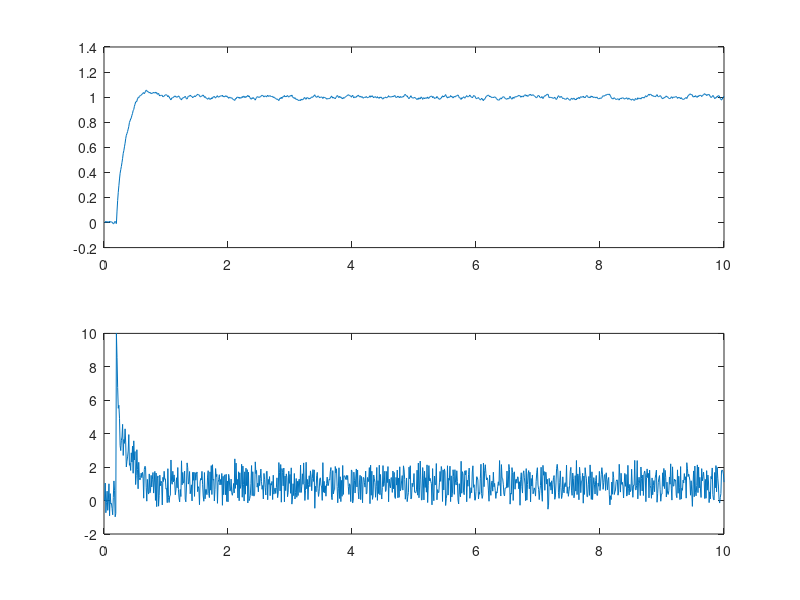
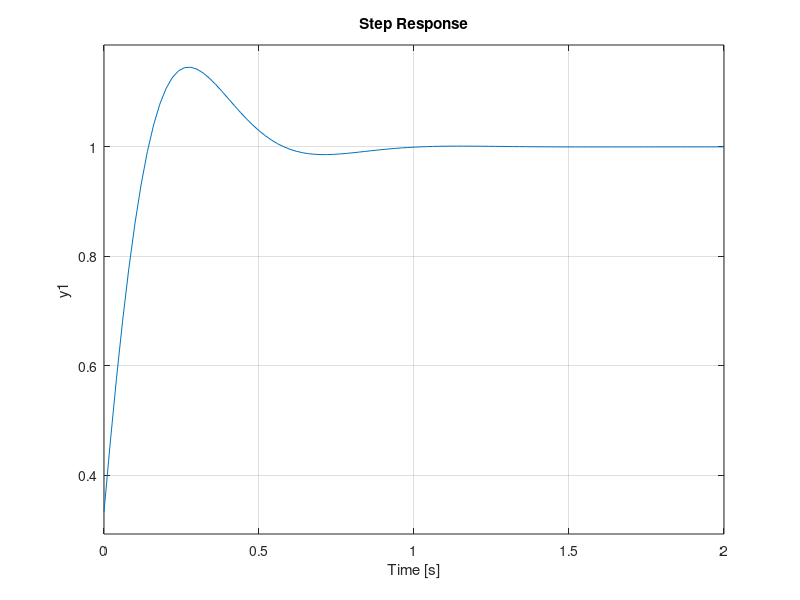

MATLAB code for these plots, in order:

1;

function saturated_output = saturate_output(unsaturated_output)
  saturated_output = max(-10, min(unsaturated_output, 10));
endfunction

function output = anti_windup(saturated_output, proportional_output, derivative_output, ki)
  if ki != 0
      output = (saturated_output - proportional_output - derivative_output) / ki;
  else
      output = 0; % Avoid division by zero
  endif
endfunction

deltaT = 0.01;
time_constant = 1;
cl_time_constant = 0.2
time_constant_tustin = 0.07;

x = 0;
u = 0;

reference = 0;

Kp = 15.0;
Ki = 120.0;
Kd = 0.5;

C = pid(Kp, Ki, Kd);

integral_error = 0;
previous_error = 0;
previous_derivative = 0;

length = 1000;

new_output = 0.0;
previous_input = 0.0;
input = 0.0;
previous_output = 0.0;

G = tf(1, [time_constant, 1]);

CL = feedback(G*C, 1)

for i = 2:length
    x(i) = exp(-deltaT/time_constant)*x(i-1) + (1-exp(-deltaT/time_constant))*u(i-1);

    if i == 20
      reference = 1;
    endif

    measurement = x(i);

    error = reference + (rand(1) - 0.5)*0.1 - measurement;

    % Integral state using Tustin transform
    integral_error += deltaT/2.0*(error + previous_error);

    % Derivative termin using Tustin transform
    derivative = 2.0/deltaT*(error - previous_error) - previous_derivative

    % Tustin filter
    unscalled_output = derivative + previous_derivative + (2.0*time_constant_tustin/deltaT - 1.0)*previous_output;
    new_output(i) = (1.0/(1.0 + 2.0*time_constant_tustin/deltaT))*unscalled_output;
    previous_input = input;
    previous_output = new_output(i);

    % Compute controller compontents
    proportional_output = Kp*error;
    integral_output = Ki*integral_error;
    derivative_output = Kd*new_output(i);
    unsaturated_output = proportional_output + integral_output + derivative_output;

    % Saturate output
    u(i) = saturate_output(unsaturated_output);
    u(i);

    % Anti-windup: Adjust integral term if output is saturated
    if (u(i) != unsaturated_output)
        integral_error = anti_windup(u(i), proportional_output, derivative_output, Ki);
    endif

    previous_error = error;
    previous_derivative = derivative;

end
figure(1)
subplot(2,1,1)
plot((1:length)*deltaT,x)
subplot(2,1,2)
plot((1:length)*deltaT,u)

figure(2)
step(CL);





